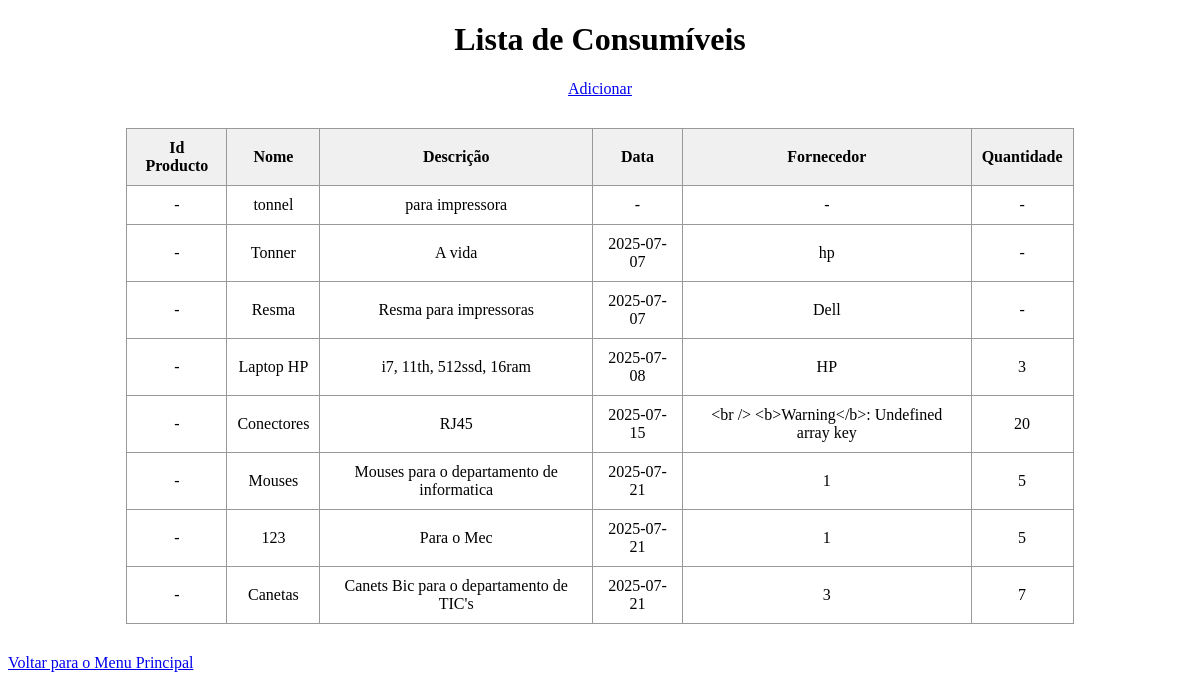
/consumiveis/listar.php (signed in), run on the app's committed database.
### tables this page shows
CREATE TABLE `produtos` (
  `id_produto` int(11) NOT NULL,
  `id_users` int(11) DEFAULT NULL,
  `nome` varchar(100) NOT NULL,
  `descricao` varchar(200) NOT NULL,
  `data` date DEFAULT NULL,
  `fornecedor` varchar(50) DEFAULT NULL,
  `quantidade` int(11) DEFAULT NULL
);

### consumiveis/listar.php (the view, shortened to what this page needs)
<?php
include('../conexao/conexao.php');
$sql = "SELECT * FROM produtos";
$result = $conn->query($sql);
?>
<!DOCTYPE html>
<html lang="pt-pt">
<head>
</head>
<body>
    <div>
        <h1 style="text-align:center;">Lista de Consumíveis</h1>
        <div style="text-align:center; margin-bottom:20px;">
            <a href="../consumiveis/adicionar.php">Adicionar</a>
        </div>
        <table>
            <thead>
                <tr>
                    <th>Id Producto</th>
                    <th>Nome</th>
                    <th>Descrição</th>
                    <th>Data</th>
                    <th>Fornecedor</th>
                    <th>Quantidade</th>
                </tr>
            </thead>
            <tbody>
                <?php if ($result && $result->num_rows > 0) : ?>
                    <?php while ($row = $result->fetch_assoc()) : ?>
                        <tr>
                            <td><?= htmlspecialchars($row["id_producto"] ?? '-') ?></td>
                            <td><?= htmlspecialchars($row["nome"] ?? '-') ?></td>
                            <td><?= htmlspecialchars($row["descricao"] ?? '-') ?></td>
                            <td><?= htmlspecialchars($row["data"] ?? '-') ?></td>
                            <td><?= htmlspecialchars($row["fornecedor"] ?? '-') ?></td>
                            <td><?= htmlspecialchars($row["quantidade"] ?? '-') ?></td>
                        </tr>
                    <?php endwhile; ?>
                <?php else : ?>
                    <tr>
                        <td colspan="6">Nenhum produto encontrado.</td>
                    </tr>
                <?php endif; ?>
            </tbody>
        </table>
    </div>
    <a href="../menu.php">Voltar para o Menu Principal</a>
</body>
</html>

### consumiveis/listar.php (style rules this page uses)
table { border-collapse: collapse; width: 80%; margin: 30px auto; }
th, td { border: 1px solid #999; padding: 10px; text-align: center; }
th { background-color: #f0f0f0; }

### data on the page
produtos: id_producto "-", nome "tonnel", descricao "para impressora", data "-", fornecedor "-", quantidade "-"
produtos: id_producto "-", nome "Tonner", descricao "A vida", data "2025-07-07", fornecedor "hp", quantidade "-"
produtos: id_producto "-", nome "Resma", descricao "Resma para impressoras", data "2025-07-07", fornecedor "Dell", quantidade "-"
produtos: id_producto "-", nome "Laptop HP", descricao "i7, 11th, 512ssd, 16ram", data "2025-07-08", fornecedor "HP", quantidade "3"
produtos: id_producto "-", nome "Conectores", descricao "RJ45", data "2025-07-15", fornecedor "<br /> <b>Warning</b>: Undefined array key", quantidade "20"
produtos: id_producto "-", nome "Mouses", descricao "Mouses para o departamento de informatica", data "2025-07-21", fornecedor "1", quantidade "5"
produtos: id_producto "-", nome "123", descricao "Para o Mec", data "2025-07-21", fornecedor "1", quantidade "5"
produtos: id_producto "-", nome "Canetas", descricao "Canets Bic para o departamento de TIC's", data "2025-07-21", fornecedor "3", quantidade "7"
